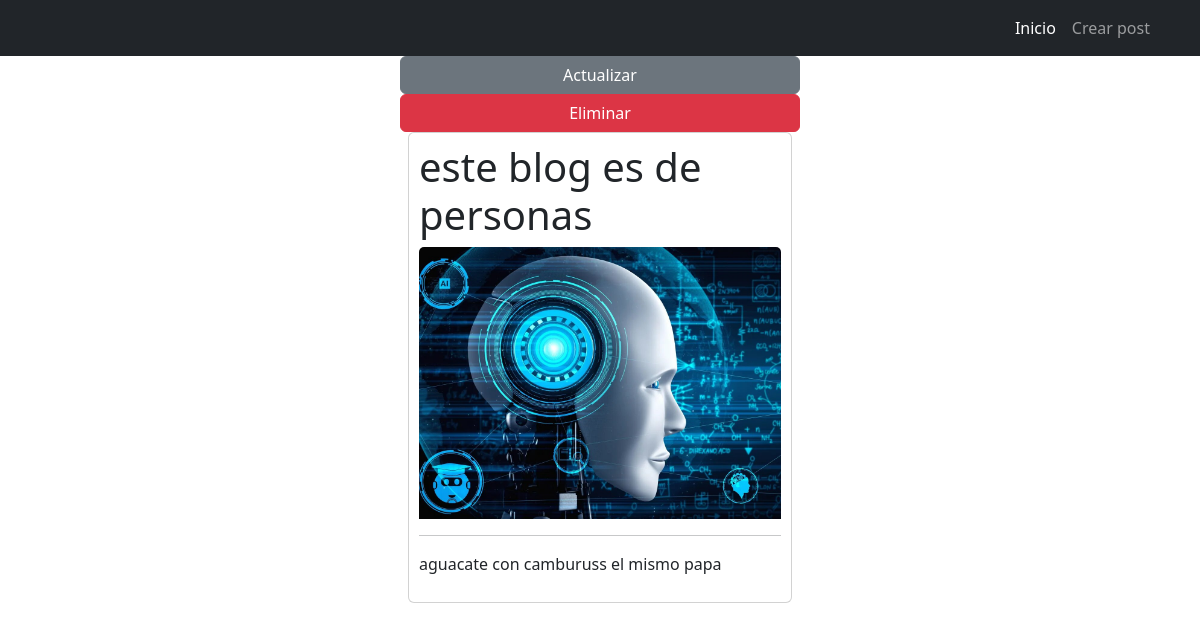
The page /10/detail/ on the database its author committed.
### blog/models.py (models this page shows, shortened)
class Blog(models.Model):
    title = models.CharField(max_length=250)
    content = models.TextField()
    pub_date = models.DateTimeField(auto_now_add=True)
    mod_date = models.DateTimeField(auto_now_add=True)
    image = models.ImageField()

### blog/views.py (the view)
# urls.py: path('<int:pk>/detail/', BlogDetailView.as_view(), name="detail"),
class BlogDetailView(DetailView):
    model = Blog
    template_name = "blog/detail.html"

### templates/blog/detail.html (shortened to what this page needs)
{% extends "base.html" %}
{% block content %}
    <a type="button" class="btn btn-secondary col-4 offset-4" href="{% url "update" blog.id %}">Actualizar</a></li>
        <a type="button" class="btn btn-danger col-4 offset-4" href="{% url "delete" blog.id%}">Eliminar</a></li>
        <div class="row">
            <div class="col-4 offset-4">
                <div class="card" style="padding: 10px;">
                <h1>{{ object.title }}</h1>
                <img src="{{ object.image.url }}" class="card-img-top" alt="...">
                <hr/>
                <div styles="padding: 10px;">
                    <p>{{ object.content }}</p>
                </div>
                </div>
            </div>
        </div>
{% endblock content %}

### rows shown on the page
Blog: title "este blog es de personas", image (picture), content "aguacate con camburuss el mismo papa"
